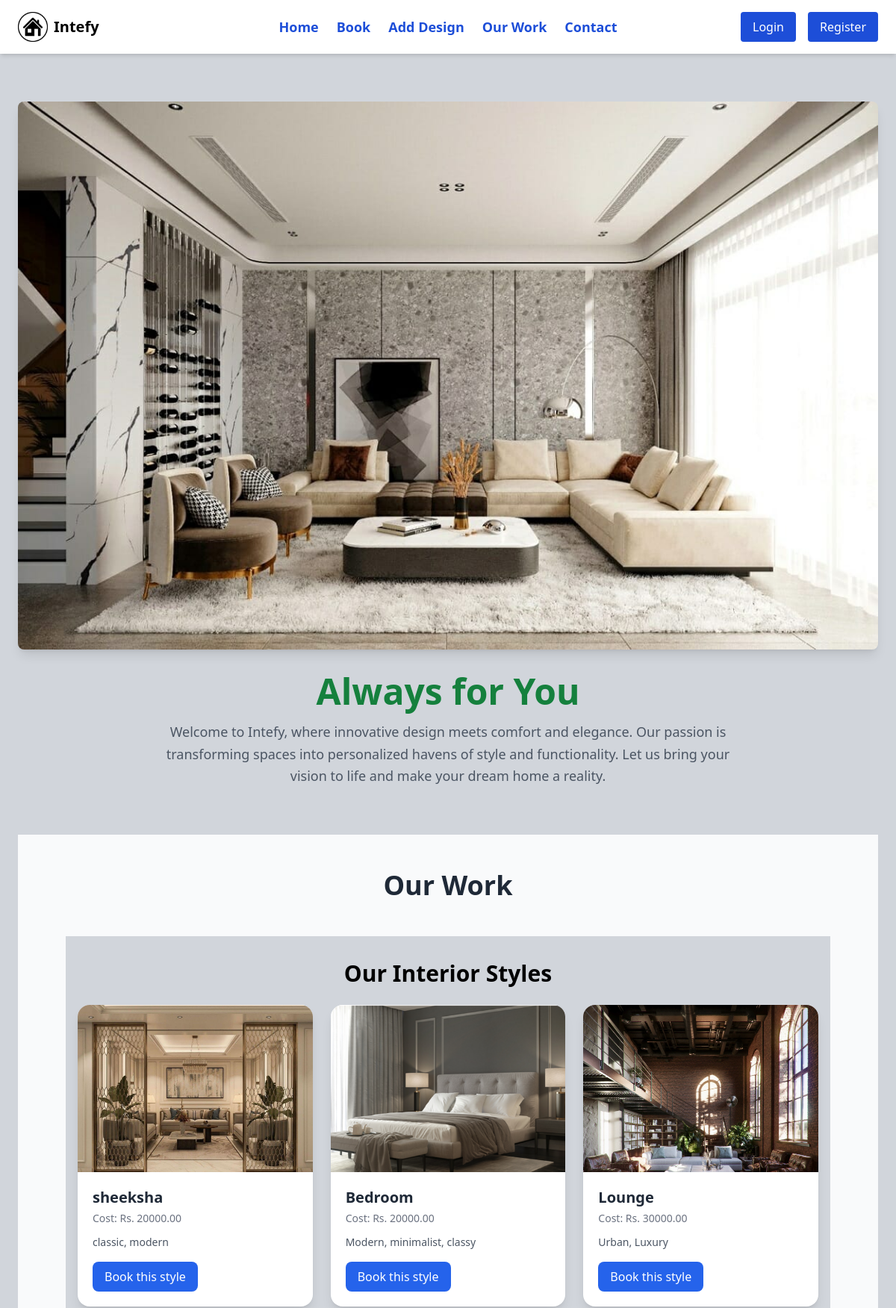
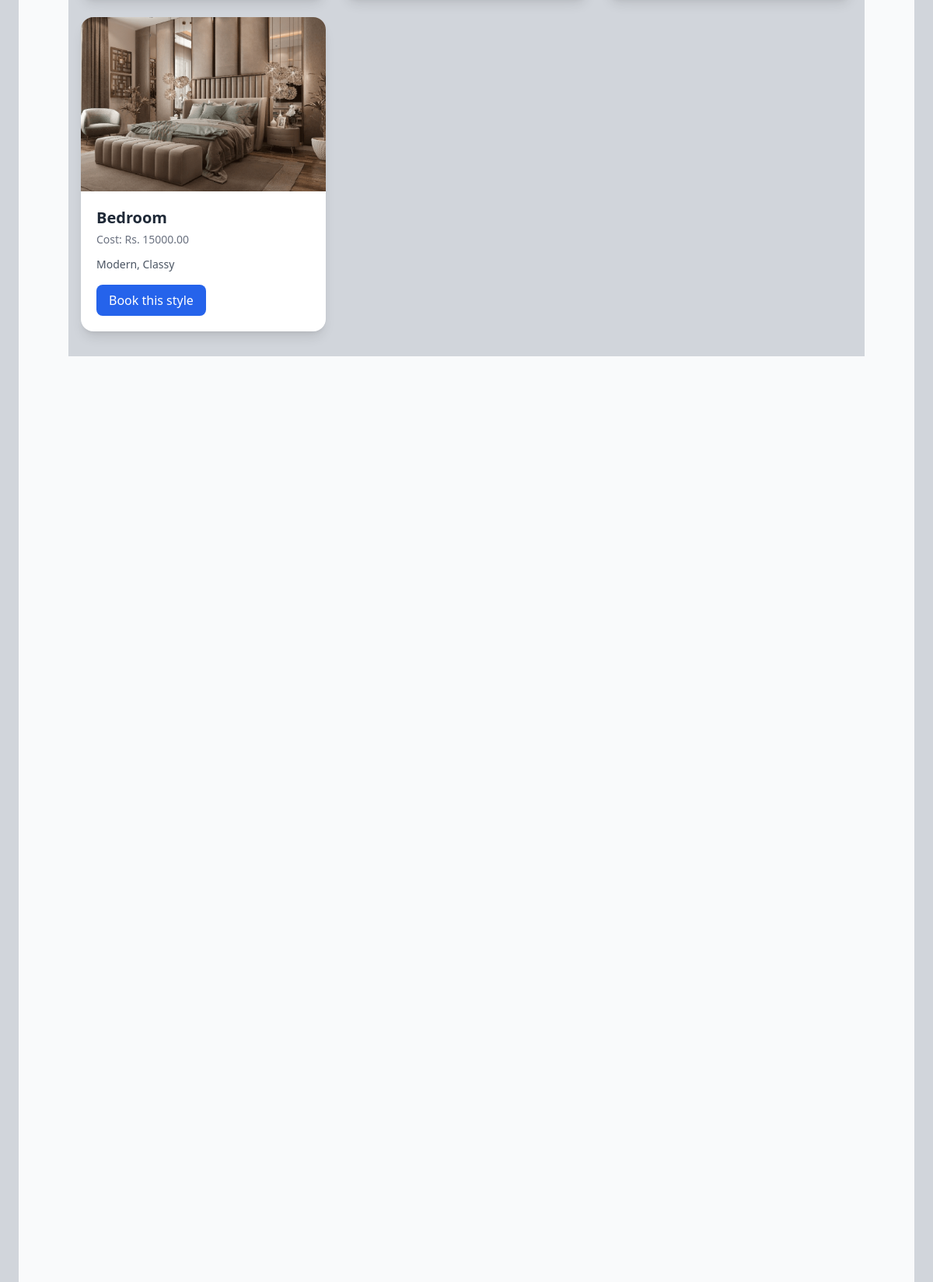
The page / (upper part) on the database its author committed (2 pictures, top to bottom).
### design/models.py (models this page shows)
class Work(models.Model):
    name = models.CharField(max_length=100)
    image = models.ImageField(upload_to="images/")
    cost = models.DecimalField(max_digits=10, decimal_places=2)
    story = models.TextField()

### design/views.py (the view)
# urls.py: path('', index, name='index'),
def index(request):
    works = Work.objects.all()
    form = ContactForm()
    context = {
        'works': works,
    }
    return render(request, 'design/index.html', context)

### design/templates/design/index.html (shortened to what this page needs)
{% extends "base.html" %}
{% load static %}
{% block content %}
<div class="max-w-7xl mx-auto px-6 py-16">
  <div class="text-center mb-16">
    <img src="{% static 'images/Startingimage.jpg' %}" alt="Interior" class="mx-auto rounded-lg shadow-lg max-w-full h-auto" />
    <h1 class="text-5xl font-extrabold text-green-700 mt-8">Always for You</h1>
    <p class="text-lg leading-relaxed text-gray-600 mt-4 max-w-3xl mx-auto">Welcome to Intefy, where innovative design meets comfort and elegance. Our passion is transforming spaces into personalized havens of style and functionality. Let us bring your vision to life and make your dream home a reality.</p>
  </div>
  <section id="work" class="min-h-screen py-12 bg-gray-50">
    <h2 class="text-4xl font-semibold text-center text-gray-800 mb-12">Our Work</h2>
    {% include "design/work1.html" %}
  </section>
    {% include "design/contact1.html" %}
</div>
{% endblock %}

### design/templates/design/work1.html
<div class="container mx-auto px-4 py-8 bg-gray-300">
  <h2 class="text-3xl font-bold mb-6 text-center">Our Interior Styles</h2>
  <div class="grid grid-cols-1 sm:grid-cols-2 lg:grid-cols-3 gap-6">
    {% for style in works %}
      <div class="bg-white rounded-2xl shadow-lg overflow-hidden hover:shadow-2xl transition duration-300">
          <img src="{{ style.image.url }}" alt="{{ style.name }}" class="w-full h-56 object-cover">
        <div class="p-5">
          <h3 class="text-xl font-semibold text-gray-800">{{ style.name }}</h3>
          <p class="text-gray-500 text-sm mt-1">Cost: <span class="font-medium">Rs. {{ style.cost }}</span></p>
          <p class="text-gray-600 text-sm mt-3 line-clamp-3">{{ style.story }}</p>
          <a href="{% url 'book' %}?design={{ style.name }}&cost={{ style.cost }}&image= {{ style.image.url }}"
             class="mt-4 inline-block px-4 py-2 bg-blue-600 text-white rounded-lg hover:bg-blue-700 transition">
             Book this style
            </a>
        </div>
      </div>
    {% endfor %}
  </div>
</div>

### rows shown on the page
Work: image (picture), name "sheeksha", cost "20000.00", story "classic, modern"
Work: image (picture), name "Bedroom", cost "20000.00", story "Modern, minimalist, classy"
Work: image (picture), name "Lounge", cost "30000.00", story "Urban, Luxury"
Work: image (picture), name "Bedroom", cost "15000.00", story "Modern, Classy"
